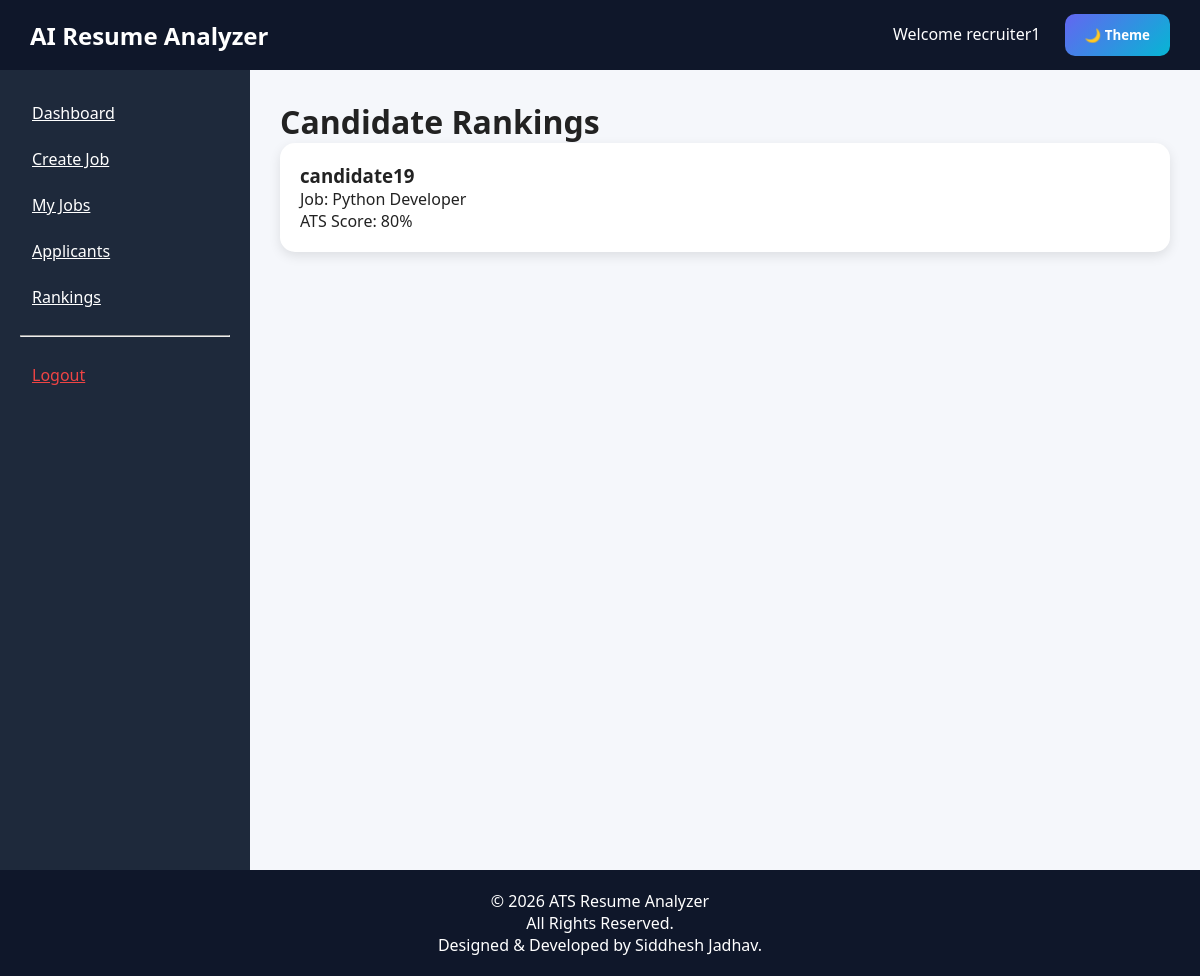
The page /rankings/ (signed in) on the database its author committed.
### accounts/models.py (models this page shows, shortened)
class User(AbstractUser):
    ROLE_CHOICES = (
        ('candidate', 'Candidate'),
        ('recruiter', 'Recruiter'),
        ('admin', 'Admin'),
    )
    role = models.CharField(
        max_length=20,
        choices=ROLE_CHOICES
    )

### jobs/models.py (models this page shows, shortened)
class Application(models.Model):
    candidate = models.ForeignKey(
        settings.AUTH_USER_MODEL,
        on_delete=models.CASCADE
    )
    job = models.ForeignKey(
        Job,
        on_delete=models.CASCADE
    )
    ats_score = models.IntegerField(
        default=0
    )
    applied_at = models.DateTimeField(
        auto_now_add=True
    )

class Job(models.Model):
    recruiter = models.ForeignKey(
        settings.AUTH_USER_MODEL,
        on_delete=models.CASCADE
    )
    title = models.CharField(
        max_length=200
    )
    description = models.TextField()
    created_at = models.DateTimeField(
        auto_now_add=True
    )

### jobs/views.py (the view)
@login_required
def rankings(request):
    applications = Application.objects.filter(
        job__recruiter=request.user
    ).order_by(
        '-ats_score'
    )
    return render(
        request,
        'recruiter/rankings.html',
        {
            'applications': applications
        }
    )

### templates/recruiter/rankings.html (shortened to what this page needs)
{% extends 'layouts/base.html' %}
{% block content %}
<h1>Candidate Rankings</h1>
{% for application in applications %}
<div class="card">
    <h3>{{ application.candidate.username }}</h3>
    <p>Job: {{ application.job.title }}</p>
    <p>ATS Score: {{ application.ats_score }}%</p>
</div>
{% empty %}
<div class="card">
    <p>No rankings available.</p>
</div>
{% endfor %}
{% endblock %}

### templates/includes/navbar.html
<nav
style="
height:70px;
background:#0f172a;
display:flex;
justify-content:space-between;
align-items:center;
padding:0 30px;
"
>
    <h2 style="color:white;">
        AI Resume Analyzer
    </h2>
    <div>
        <span
        style="
        color:white;
        margin-right:20px;
        "
        >
            Welcome
            {{ request.user.username }}
        </span>
        <button
        id="themeToggle"
        class="btn"
        >
            🌙 Theme
        </button>
    </div>
</nav>

### static/css/style.css (style rules this page uses)
.btn { display:inline-block; padding:12px 25px; border:none; border-radius:8px; text-decoration:none; font-weight:bold; cursor:pointer; transition:0.3s; }
.card { background:white; padding:25px; border-radius:15px; box-shadow:0 4px 15px rgba(0,0,0,0.1); }

### templates/layouts/base.html (style rules this page uses)
* { margin:0; padding:0; box-sizing:border-box; font-family:'Segoe UI',sans-serif; }
body { background:#f5f7fb; color:#222; transition:0.3s; }
.card { background:white; padding:20px; border-radius:15px; margin-bottom:20px; box-shadow:0 4px 12px rgba(0,0,0,0.1); transition:0.3s; }
.btn { padding:12px 20px; border:none; border-radius:10px; cursor:pointer; color:white; background:linear-gradient( 135deg, #6366f1, #06b6d4 ); transition:0.3s; }

### rows shown on the page
User: user.username "recruiter1"
Application: candidate.username "candidate19", job "Python Developer", ats_score "80"
